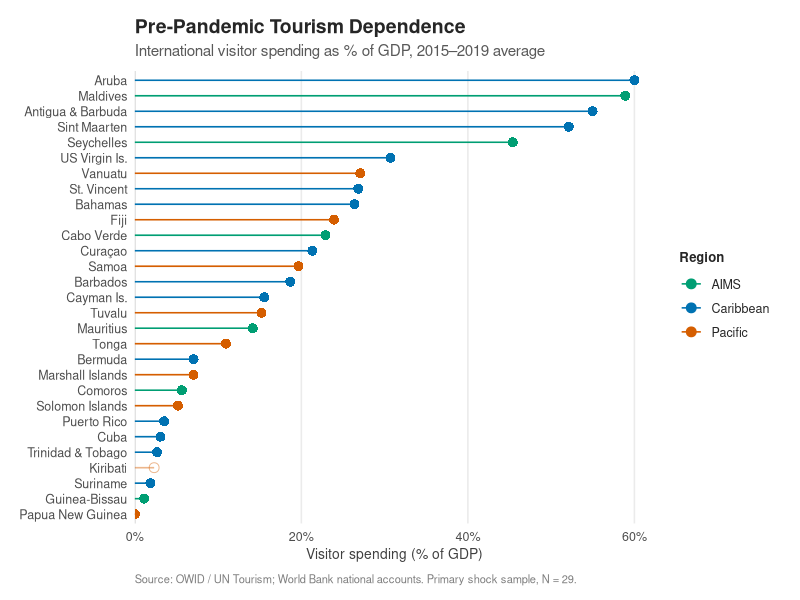
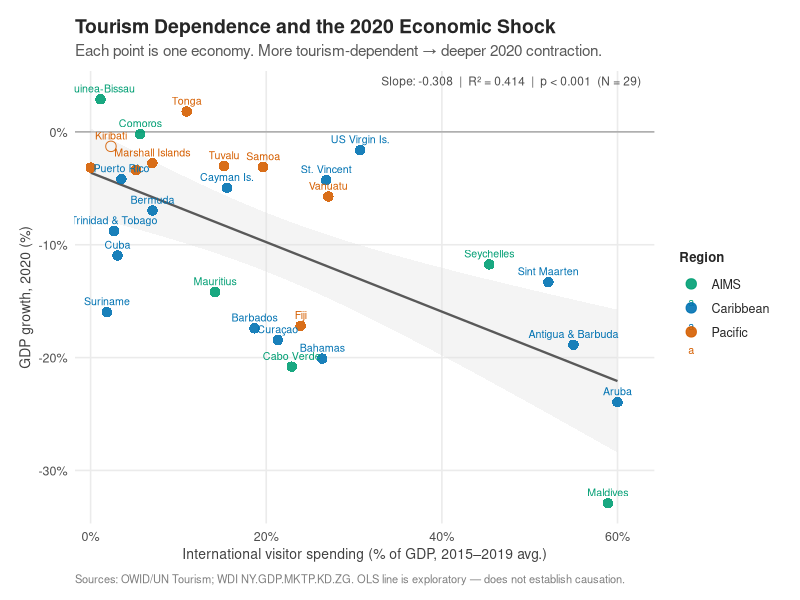
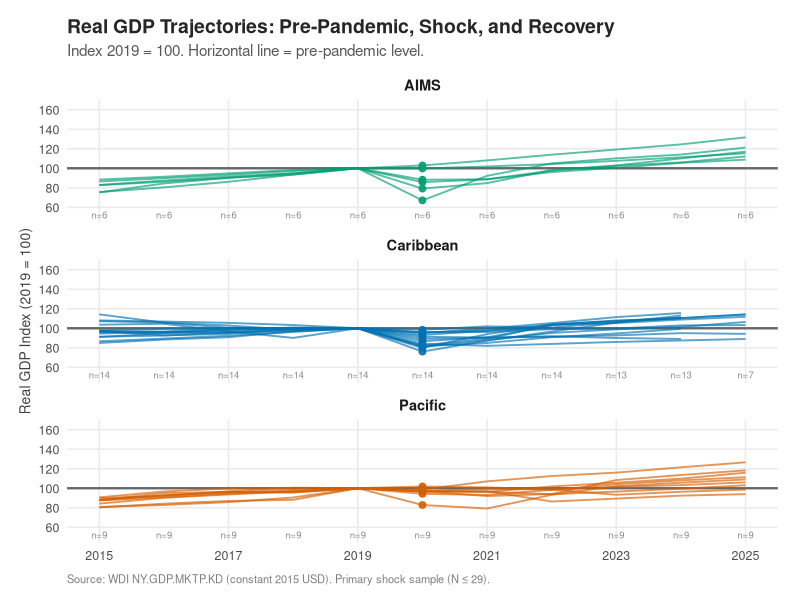

Write the R code that produced these figures, in order.
## ---- chunk 1
#| include: false
library(here); library(readr); library(dplyr); library(ggplot2); library(scales)

pal  <- c("Caribbean"="#0072B2","Pacific"="#D55E00","AIMS"="#009E73")
bl   <- read_csv(here("data","processed","baseline_shock_recovery.csv"), show_col_types=FALSE)
mres <- read_csv(here("output","tables","shock_model_results.csv"), show_col_types=FALSE)
rsum <- read_csv(here("output","tables","recovery_summary.csv"), show_col_types=FALSE)
cands <- read_csv(here("data","processed","candidates.csv"), show_col_types=FALSE)

short_lbl <- c(
  ATG="Antigua & Barbuda",ABW="Aruba",BHS="Bahamas",BMU="Bermuda",BRB="Barbados",
  COM="Comoros",CPV="Cabo Verde",CUB="Cuba",CUW="Curaçao",CYM="Cayman Is.",
  DMA="Dominica",DOM="Dom. Republic",FJI="Fiji",GNB="Guinea-Bissau",GRD="Grenada",
  HTI="Haiti",KIR="Kiribati",KNA="St. Kitts",LCA="St. Lucia",MDV="Maldives",
  MHL="Marshall Islands",MUS="Mauritius",NRU="Nauru",PLW="Palau",PNG="Papua New Guinea",
  PRI="Puerto Rico",SLB="Solomon Islands",SGP="Singapore",STP="São Tomé & Príncipe",
  SUR="Suriname",SXM="Sint Maarten",SYC="Seychelles",TLS="Timor-Leste",
  TON="Tonga",TTO="Trinidad & Tobago",TUV="Tuvalu",VCT="St. Vincent",VIR="US Virgin Is.",
  VUT="Vanuatu",WSM="Samoa"
)

base_theme <- theme_minimal(base_size=12) +
  theme(
    text=element_text(family="sans",color="grey15"),
    plot.title=element_text(face="bold",size=14,margin=margin(b=4)),
    plot.subtitle=element_text(size=11,color="grey35",margin=margin(b=8)),
    plot.caption=element_text(size=8,color="grey50",hjust=0,margin=margin(t=8)),
    axis.title=element_text(size=10,color="grey25"),
    axis.text=element_text(size=9,color="grey30"),
    panel.grid.major=element_line(color="grey92"),
    panel.grid.minor=element_blank(),
    legend.title=element_text(size=9.5,face="bold"),
    legend.text=element_text(size=9),
    plot.margin=margin(14,16,10,14)
  )
theme_set(base_theme)
## ---- chunk 2
#| fig-cap: "International visitor spending as a share of GDP, 2015–2019 average. Source: OWID / UN Tourism. Each bar represents one economy in the primary shock sample (N = 29). Open circles indicate thin baseline (Kiribati, 1 year of data)."
#| fig-width: 8
#| fig-height: 7

plot_data <- bl |>
  filter(in_primary_shock_sample) |>
  mutate(
    label_disp = coalesce(short_lbl[iso3], iso3),
    thin = vspend_n_1519 == 1
  ) |>
  arrange(vspend_mean_1519) |>
  mutate(label_disp = factor(label_disp, levels = label_disp))

ggplot(plot_data, aes(x = vspend_mean_1519, y = label_disp,
                       color = sids_region, alpha = thin)) +
  geom_vline(xintercept = 0, color = "grey80", linewidth = 0.4) +
  geom_segment(aes(x = 0, xend = vspend_mean_1519, yend = label_disp),
               linewidth = 0.55) +
  geom_point(size = 3, aes(shape = thin)) +
  scale_color_manual(values = pal, name = "Region") +
  scale_alpha_manual(values = c("FALSE" = 1, "TRUE" = 0.45), guide = "none") +
  scale_shape_manual(values = c("FALSE" = 16, "TRUE" = 1), guide = "none") +
  scale_x_continuous(labels = label_number(suffix = "%"),
                     expand = expansion(mult = c(0, 0.04))) +
  labs(
    title    = "Pre-Pandemic Tourism Dependence",
    subtitle = "International visitor spending as % of GDP, 2015–2019 average",
    x = "Visitor spending (% of GDP)",
    y = NULL,
    caption = "Source: OWID / UN Tourism; World Bank national accounts. Primary shock sample, N = 29."
  ) +
  theme(
    axis.text.y        = element_text(size = 9),
    panel.grid.major.y = element_blank(),
    panel.grid.major.x = element_line(color = "grey92")
  )
## ---- chunk 3
#| fig-cap: "Pre-pandemic visitor spending (2015–2019 avg.) vs. 2020 GDP growth. OLS regression line with 95% confidence band. Maldives (MDV) is the most influential observation. Open circle = Kiribati (thin baseline). Source: OWID / UN Tourism; WDI NY.GDP.MKTP.KD.ZG."
#| fig-width: 9
#| fig-height: 6.5

m1 <- mres |> filter(Model == 1)
shock_data <- bl |>
  filter(in_primary_shock_sample) |>
  mutate(
    label_disp = coalesce(short_lbl[iso3], iso3),
    thin = vspend_n_1519 == 1
  )

ann <- paste0(
  "Slope: ", round(m1$Slope, 3),
  "  |  R² = ", round(m1$R2, 3),
  "  |  p < 0.001  (N = ", m1$N, ")"
)

ggplot(shock_data, aes(x = vspend_mean_1519, y = gdp_growth_pct_2020,
                        color = sids_region)) +
  geom_hline(yintercept = 0, color = "grey65", linewidth = 0.5) +
  geom_smooth(method = "lm", formula = y ~ x, se = TRUE,
              color = "grey35", fill = "grey88",
              linewidth = 0.8, alpha = 0.35, show.legend = FALSE) +
  geom_point(aes(shape = thin), size = 3.2, alpha = 0.9) +
  geom_text(aes(label = label_disp), size = 2.7, vjust = -0.85,
            check_overlap = TRUE) +
  scale_color_manual(values = pal, name = "Region") +
  scale_shape_manual(values = c("FALSE" = 16, "TRUE" = 1), guide = "none") +
  scale_x_continuous(labels = label_number(suffix = "%"),
                     expand = expansion(mult = c(0.03, 0.07))) +
  scale_y_continuous(labels = label_number(suffix = "%"),
                     expand = expansion(mult = c(0.05, 0.07))) +
  annotate("text", x = Inf, y = Inf, label = ann,
           hjust = 1.05, vjust = 1.6, size = 3, color = "grey30") +
  labs(
    title    = "Tourism Dependence and the 2020 Economic Shock",
    subtitle = "Each point is one economy. More tourism-dependent → deeper 2020 contraction.",
    x        = "International visitor spending (% of GDP, 2015–2019 avg.)",
    y        = "GDP growth, 2020 (%)",
    caption  = paste0("Sources: OWID/UN Tourism; WDI NY.GDP.MKTP.KD.ZG. ",
                      "OLS line is exploratory — does not establish causation.")
  )
## ---- chunk 4
#| fig-cap: "Real GDP trajectories, 2015–2025. Index: 2019 = 100. Each line is one economy, coloured by region. The horizontal line marks the 2019 baseline. Numbers at bottom show how many economies have data each year. Source: WDI NY.GDP.MKTP.KD (constant 2015 USD). 2025 data are preliminary estimates for a subset of economies."
#| fig-width: 9.5
#| fig-height: 9

ridx <- read_csv(here("data","processed","recovery_index.csv"), show_col_types=FALSE)

annual_n <- ridx |>
  filter(!is.na(gdp_index)) |>
  group_by(sids_region, year) |>
  summarise(n = n_distinct(iso3), .groups = "drop")

ggplot(ridx |> filter(!is.na(gdp_index)),
       aes(x = year, y = gdp_index, group = iso3)) +
  geom_hline(yintercept = 100, color = "grey40", linewidth = 0.8) +
  geom_line(aes(color = sids_region), alpha = 0.65, linewidth = 0.65) +
  geom_point(data = ridx |> filter(year == 2020, !is.na(gdp_index)),
             aes(color = sids_region), size = 2, alpha = 0.9) +
  geom_text(data = annual_n, inherit.aes = FALSE,
            aes(x = year, y = 52, label = paste0("n=", n)),
            size = 2.4, color = "grey55", hjust = 0.5) +
  facet_wrap(~sids_region, ncol = 1, scales = "fixed") +
  scale_color_manual(values = pal, name = "Region") +
  scale_x_continuous(breaks = c(2015, 2017, 2019, 2021, 2023, 2025)) +
  scale_y_continuous(limits = c(50, 165),
                     breaks = seq(60, 160, by = 20)) +
  labs(
    title    = "Real GDP Trajectories: Pre-Pandemic, Shock, and Recovery",
    subtitle = "Index 2019 = 100. Horizontal line = pre-pandemic level.",
    x = NULL, y = "Real GDP Index (2019 = 100)",
    caption  = "Source: WDI NY.GDP.MKTP.KD (constant 2015 USD). Primary shock sample (N ≤ 29)."
  ) +
  theme(legend.position = "none",
        strip.text = element_text(face = "bold", size = 10.5))
